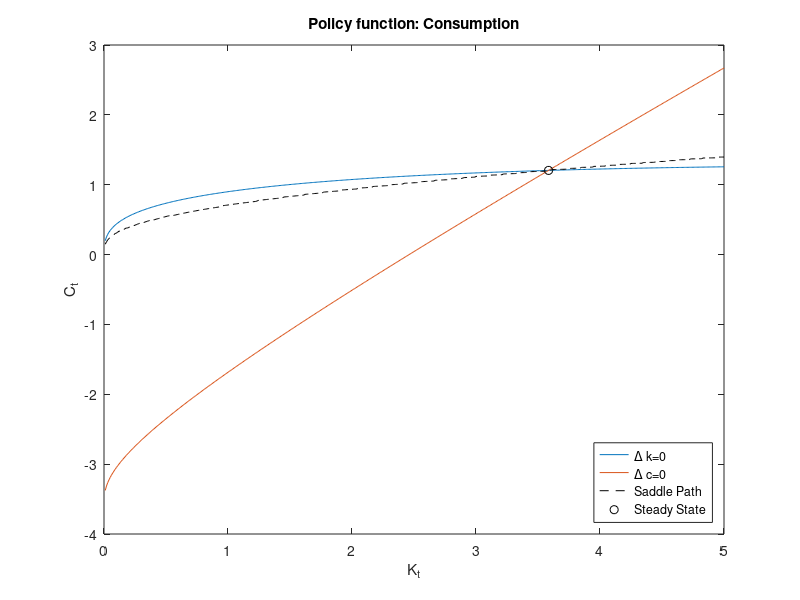
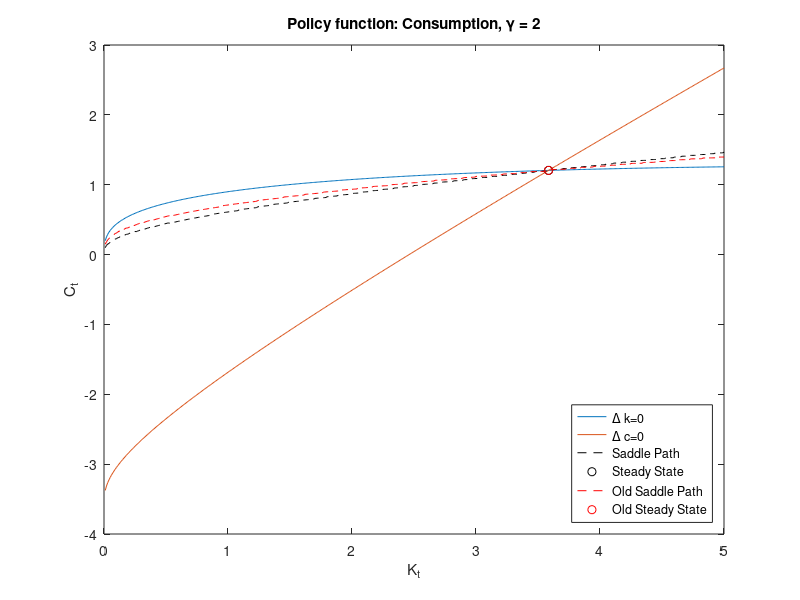
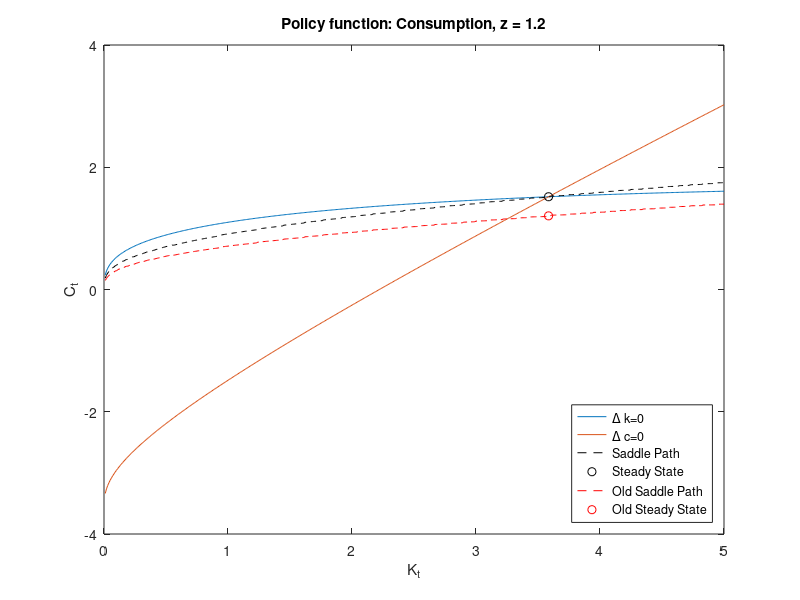

Reproduce these figures in MATLAB, in order.
%%%
%%% This file is used to generate charts for Econ 712 problem set %2 of Q2
%%%
%%% Econ 712: Macroeconomics I
%%% Fall 2020
%%%
%%% Date created:  17 Nov 2020
%%% Last modified: 18 Nov 2020
%%% Author: Danny Edgel
%%%

%%% clear workspace
clear; clc

%%% set working directory
cd 'C:/Users/edgel/Google Drive/UW-Madison/f20/econ712/problem_sets/Q2PS2/'


%%%
%%% Question 3
%%%____________________________________________

%%% set VF convergence tolerance
tol = 1e-5;

%%% vector for number of scenarios (automating a, b, and c)
runs = [1,2,3]; %,2,3
gtitle = {'',', \gamma = 2', ', z = 1.2'};

%%% define constants
beta  = 0.95;
delta = 0.1;
z     = 1;
gamma = 2;
alpha = 0.35; % Cobb-Douglas exponent on capital

%%% guess maximum capital level; define grid
maxkgrid = 5;
inkgrid = .01; % number of capital steps
minkgrid = 0;
kgrid  = minkgrid:inkgrid:maxkgrid;

n = length(kgrid); % number of elements in capital grid


%%% loop through scenarios
for run = runs
    %% print current run
    fprintf('\nRun %d\n',run);
    
    %% make current run's adjustment (defaults to 3(a))
    if run == 2; gamma = 1.01; old_ss = [k_ss,c_ss]; old_saddle = cpol; end
    if run == 3; gamma = 2; z = 1.2; end
   
    %% initialize loop variables
    v       = zeros(n);
    decis   = zeros(n);
    test    = 10; err = 1;
    iter    = 0;
    
    tic
    while err > tol || test ~= 0
        
        % calculate  value at each level of current capital, for each level
        % of next period capital
        cons = kgrid.^alpha + (1-delta)*kgrid - kgrid'*ones(1,n);
        util = (cons.^(1-gamma))/(1-gamma);
    
        % give large negative values to infeasible consumption choices
        % (i.e. enforce non-negativity constraint)
        util(cons<=0) = -10000;

        % sum the value function at the current capital level
        futval = sum(v,2);
        
        vint = util + beta*futval*ones(1,n);
        [t1,t2] = max(vint);
        
        tv     = t1; % RHS of Bellman
        tdecis = t2; % index of capital level that gave tv
        
        % EDIT BELOW
        tv1     = tv';
        tdecis1 = tdecis';
        test= max(any(tdecis1-decis));
        err = max(max(abs(tv1-v)));
        nprin=10;
        if iter==nprin*round(iter/nprin)
            disp(['Iteration = ', num2str(iter),... 
                ', k Error = ', num2str(max(max(abs(tdecis1-decis)))),...
                ', V Error = ', num2str(max(max(abs(tv1-v))))])
        end
        iter  = iter + 1;
        decis = tdecis1;
        v     = tv1;
        
    end
    toc
    
    %% calculate saddle path based on policy function
    kpol  = kgrid(decis);
    kpol  = kpol(2:end);
    kap   = kgrid(2:end);
    cpol  = z*kap.^alpha + (1-delta)*kap - kpol;
    
    %% define policy function for next period's capital in the consumption
    %% steady-state
    knext = ((1/alpha)*((1/beta)+delta-1))^(1/(alpha-1));
    
    %% define steady-state capital and consumption equations
    %% (e.g. delta c = 0)
    delk0 = z*kap.^alpha - delta*kap;
    delc0 = z*kap.^alpha + (1-delta)*kap - knext;
    k_ss = knext;
    c_ss = z*k_ss^alpha - delta*k_ss;
    
    figure(run)
          plot(kap,delk0,kap,delc0,kap,cpol,'k--')
          hold on
          plot(k_ss,c_ss,'ko')
          if run > 1
              plot(kap,old_saddle,'r--')
              plot(old_ss(1),old_ss(2),'ro')
          end
          hold off
          title(['Policy function: Consumption',gtitle{run}])
          xlabel('K_t')
          ylabel('C_t')
          if run == 1
              legend('\Delta k=0','\Delta c=0','Saddle Path', ...
                  'Steady State', 'location','Southeast')
          else
              legend('\Delta k=0','\Delta c=0','Saddle Path', ...
                  'Steady State','Old Saddle Path', ...
                  'Old Steady State','location','Southeast')
          end
          saveas(gcf,['figure',num2str(run),'.png'])

end %% end current run
